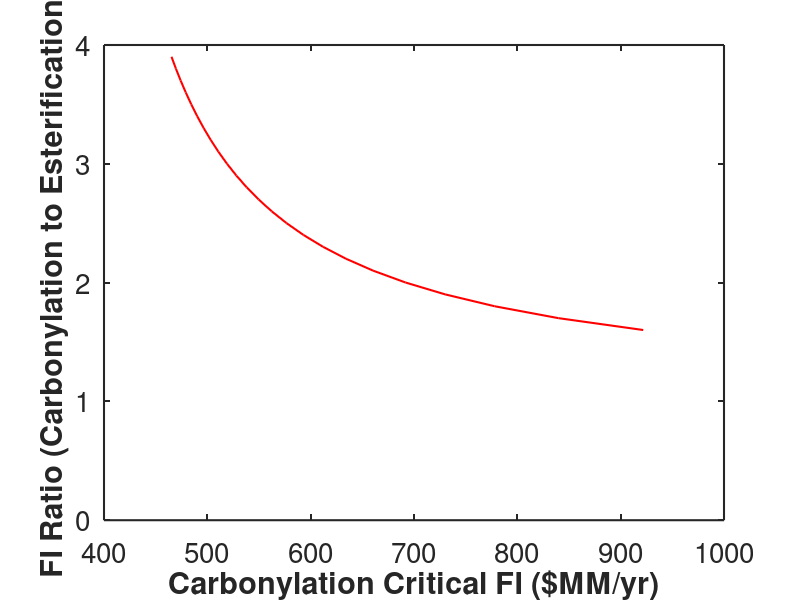

This figure's MATLAB source: (Note: this script raises an error after producing the figure.)
%% NOTES TO MYSELF
% alpha the same for both route
% n will differ based on BFD
% FI_c and FI_e depend on the FI_ratio pre-determined (0-2 maybe)
% VC MIGHT be different too, and prod_rate can be different too
% Thus, transfer price will differ, then find the difference in price
clear all; close all
%% Plotting

FI_ratio = 0.001:0.1:4; % carbonylation-esterification FI ratio (double loop)
for i = 1:length(FI_ratio)

    % Carbonylation

    FIc = 1:1:1000; % predetermined based on anything we want, and depending on the ratio

    for j = 1:length(FIc)
        alpha = 0.25/0.75; % fixed for NROI = 25% 
        nc = 7; % number of employees (will change depends on BFD)
        VCc = 206.7; % depends on the ingredient cost, $MM/yr
        Rc = ((1 + 0.14/12)*alpha + 0.1484)*FIc(j) + (alpha/6 + 1.06)*VCc + (0.067*alpha + 0.848)*nc; % revenue equation

        prod_rate_c = 375; % 375 MMppy MeOAc
        t_price_c = Rc/prod_rate_c; %transfer price for carbonylation

        % Esterification

        FIe = FIc(j)/FI_ratio(i); % esterification FI (might do in loop so FI_new has one value only)
        ne = 5; % number of employees (will change depends on BFD)
        VCe = 358.9; % depends on the ingredient cost, $MM/yr
        Re = ((1 + 0.14/12)*alpha + 0.1484)*FIe + (alpha/6 + 1.06)*VCe + (0.067*alpha + 0.848)*ne; % revenue equation

        prod_rate_e = 375; % 375 MMppy MeOAc
        t_price_e = Re/prod_rate_e; % transfer price for carbonylation % will be $/ppy

        diff_t(j) = t_price_c - t_price_e; 
        price_collection(i,j) = diff_t(j); % same ratio for each row, varying FIc each column
    end
% plot(FIc,diff_t)
% hold on
end

%% FINDING THE CHANGE IN SIGN

FI_act = zeros(1,length(FI_ratio));

for k = 1:length(FI_ratio)
    x = price_collection(k,:);
    n = find(x(1:end-1) < 0 & x(2:end) > 0); % finding where it changes sign from neg to pos
    
    if isempty(n) == 1
        n = NaN;
        FI_act(k) = NaN;
    else
        n1 = n; n2 = n + 1;
        FI1 = FIc(n1); FI2 = FIc(n2);
        x1 = x(n1); x2 = x(n2);
        FI_act(k) = -x1*(FI2 - FI1)/(x2 - x1) + FI1; 
        % linear interpolation for FI with transfer price = 0 
    end
end

close all
plot(FI_act,FI_ratio,'r-','linewidth',1.5)

xlabel('Carbonylation Critical FI ($MM/yr)','fontweight','bold','fontsize',15)
ylabel('FI Ratio (Carbonylation to Esterification)','fontweight','bold','fontsize',15)
set(gca,'linewidth',1.5,'fontsize',20)%,'fontname','times')
set(gcf,'position',[440   188   790   610])

ytickformat('%.1f'); ylim([1,5])
print -djpeg NROI